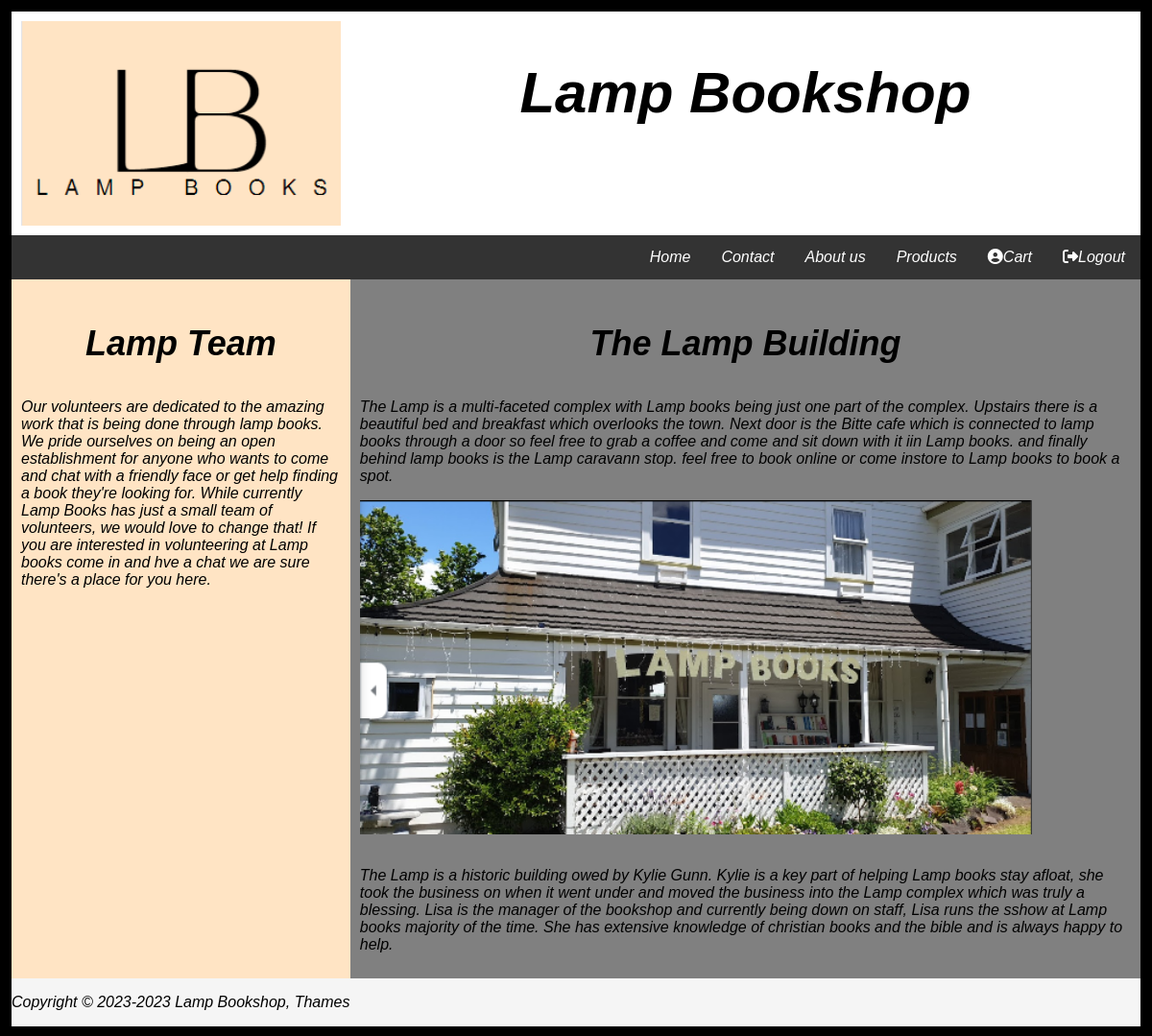
The app's page /about.php (signed in) with its own data.
### tables this page shows
CREATE TABLE IF NOT EXISTS `pages` (
  `id` int NOT NULL AUTO_INCREMENT,
  `page_name` varchar(50) NOT NULL,
  `title1` varchar(100) NOT NULL,
  `text1` text NOT NULL,
  `image1` varchar(50) NOT NULL,
  `title2` varchar(50) NOT NULL,
  `text2` text NOT NULL,
  `text3` text NOT NULL,
  PRIMARY KEY (`id`)
);

### about.php (the view, shortened to what this page needs)
<!DOCTYPE html>
<html lang="en">
<head>
    <link href="css/style.css" rel="stylesheet" type="text/css">
</head>
  <?php
    require_once 'setup.php';
    $sql = "SELECT * FROM pages where id = 1 ";
 $result = mysqli_query($conn, $sql);
 if (mysqli_num_rows($result) > 0) {
    $row = mysqli_fetch_assoc($result);
    $title1 =$row['title1'];
    $text1 =$row['text1'];
    $image1 =$row['image1'];
    $title2 =$row['title2'];
    $text2 =$row['text2'];
    $text3 = $row['text3'];
 }
    ?>
<body>
       <?php
if (isset($_SESSION['loggedin'])) {
     if ($_SESSION['name'] == 'admin'){
        include 'adminheader.php';
    }
    else{
    include 'loginheader.php';}
}
        else{
        include 'header.php';}
       ?>
    <div class="row">
        <div class="leftside">
             <h3><?php echo $title1; ?></h3>
        <p><?php echo $text1; ?></p>
        </div>
        <div class ="rightside">
            <h3><?php echo $title2; ?></h3>
        <p><?php echo $text2; ?></p>
                 <div class="exterior"><img src="images/<?php echo $image1; ?>" alt="Lamp Books Exterior" ></div>
            <br>
            <p><?php echo $text3; ?></p>
        </div>
    </div>
      <?php include 'footer.php';?>
</body>
</html>

### css/style.css (style rules this page uses)
html { background-color: whitesmoke; width: 100%; }
body { text-align: left; background-color: whitesmoke; border: 1vw solid black; font-style: italic; word-break: keep-all; }
h3 { font-size:3vw; text-align: center; }
* { box-sizing: border-box; }
.row { display: flex; flex-wrap: wrap; }
.rightside { flex: 70%; background-color: gray; padding: 10px; }
.leftside { flex: 30%; background-color: bisque; padding: 10px; }
* { box-sizing: border-box }
body { font-family: Verdana, sans-serif; margin:0 }
img { vertical-align: middle; width: 100%; max-width: 700px; height: auto; }

### records on screen
pages: title1 "Lamp Team", text1 "Our volunteers are dedicated to the amazing work that is being done through lamp books. We pride ourselves on being an open establishment for anyone who wants to come and chat with a friendly face or get help finding a book they're looking for. While currently Lamp Books has just a small team of volunteers, we would love to change that! If you are interested in volunteering at Lamp books come in and hve a chat we are sure there's a place for you here.", title2 "The Lamp Building", text2 "The Lamp is a multi-faceted complex with Lamp books being just one part of the complex. Upstairs there is a beautiful bed and breakfast which overlooks the town. Next door is the Bitte cafe which is connected to lamp books through a door so feel free to grab a coffee and come and sit down with it iin Lamp books. and finally behind lamp books is the Lamp caravann stop. feel free to book online or come instore to Lamp books to book a spot.", image1 (picture), text3 "The Lamp is a historic building owed by Kylie Gunn. Kylie is a key part of helping Lamp books stay afloat, she took the business on when it went under and moved the business into the Lamp complex which was truly a blessing. Lisa is the manager of the bookshop and currently being down on staff, Lisa runs the sshow at Lamp books majority of the time. She has extensive knowledge of christian books and the bible and is always happy to help."
